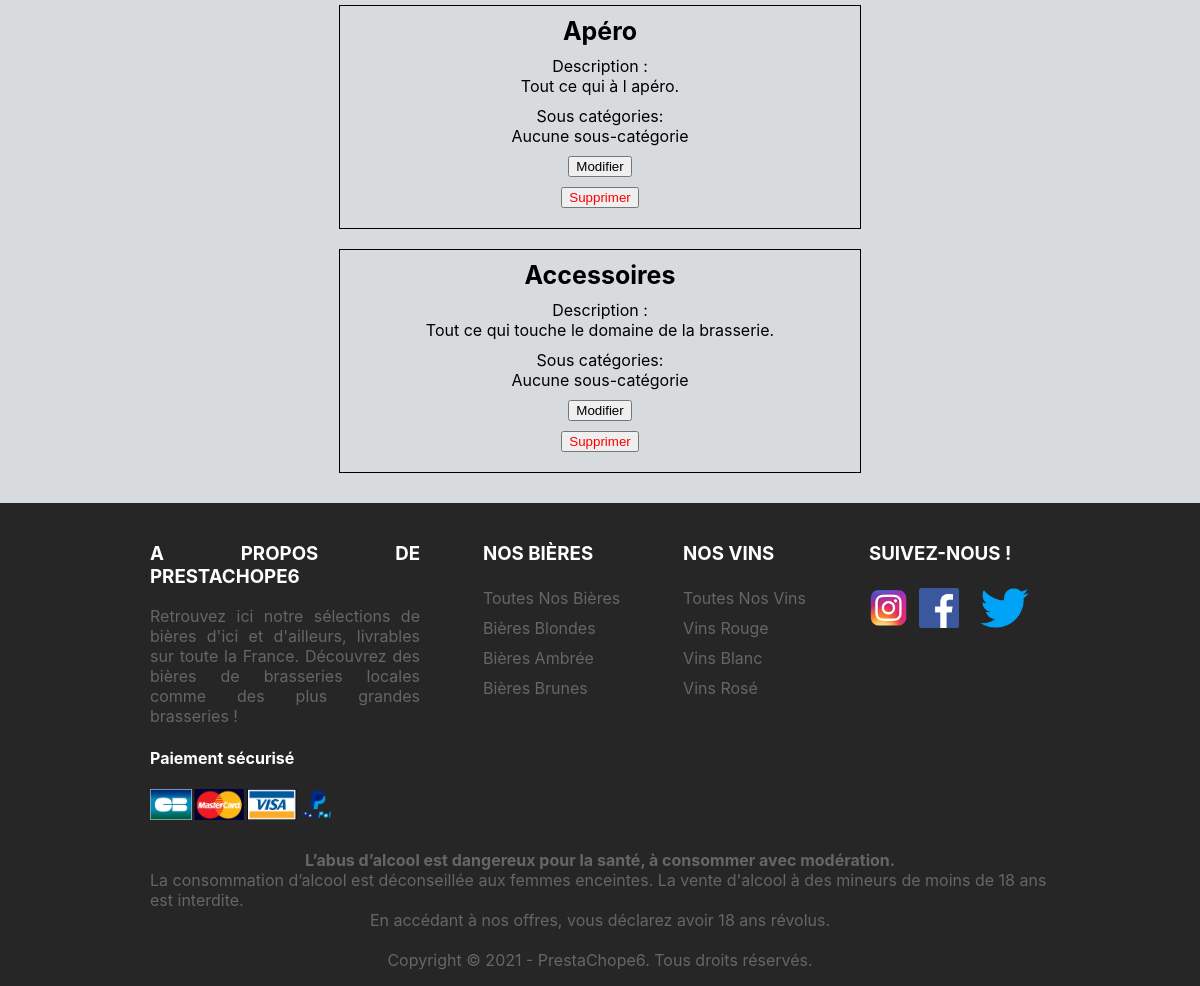
The app's page /PrestaChope/index.php?page=catégories (signed in, lower part), older data.
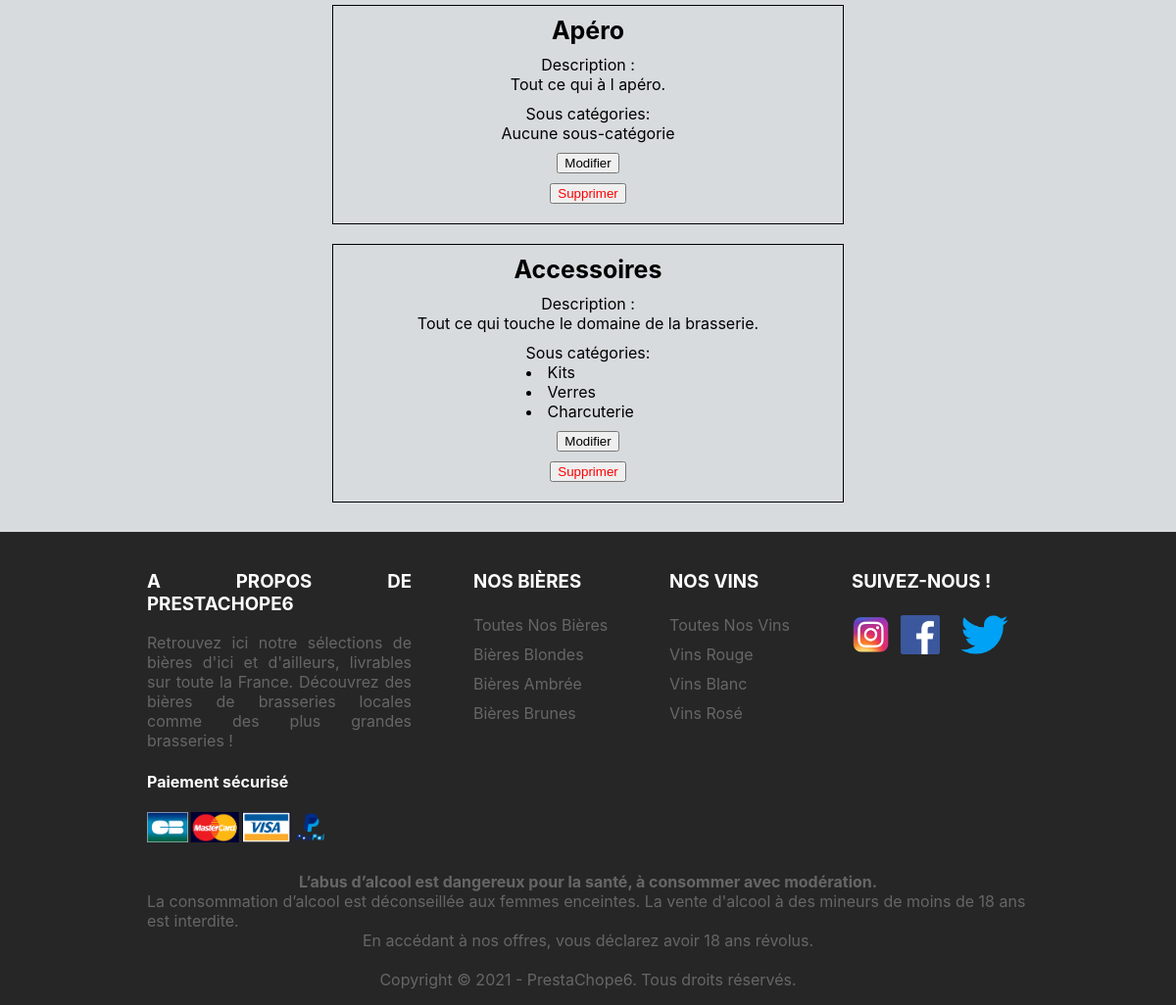
The same page, newer data.
### tables this page shows
CREATE TABLE categories(
        Id          Int  Auto_increment  NOT NULL ,
        nom         Varchar (50) NOT NULL ,
        description Varchar (50) NOT NULL
	,CONSTRAINT categories_PK PRIMARY KEY (Id)
);

CREATE TABLE souscategories(
        Id            Int  Auto_increment  NOT NULL ,
        nom           Varchar (50) NOT NULL ,
        Id_Categories Int NOT NULL
	,CONSTRAINT souscategories_PK PRIMARY KEY (Id)
	,CONSTRAINT souscategories_categories_FK FOREIGN KEY (Id_Categories) REFERENCES categories(Id)
);

### PrestaChope/pages/catégories/ControllerCatégories.php (called while the page is built, shortened)
<?php
require_once('DAO/CatégoriesDAO.php');
class ControllerCatégories {
    function includeViewCatégories(){
        require_once ('Catégories.php');
    }
}

### PrestaChope/index.php (called while the page is built, shortened)
<?php
require_once('header.php');
$page = "accueil";
if (!empty($_GET['page'])) {
    $page = $_GET['page'];
}
SuperController::callPage($page);
require_once('footer.php');
?>

### PrestaChope/DAO/CatégoriesDAO.php (called while the page is built, shortened)
<?php
require_once('DTO/CatégoriesDTO.php');
require_once('DTO/SousCatégoriesDTO.php');
Class CatégoriesDAO {
    static function SearchAllCatégories_SousCatégories() {
        $bdd = DataBaseLinker::getConnexion();
        $reponse = $bdd->prepare("Select * from categories where Id >1");
        $reponse->execute();
        $rep = $reponse->fetchAll();
        if (!empty($rep)) {
            $tab = [];
            foreach ($rep as $value) {
                $cate = new CatégoriesDTO();
                $cate->setId($value['Id']);
                $cate->setNom($value['nom']);
                $cate->setDescription($value['description']);
                $scaté = self::SearchSousCatégories($value['Id']);
                $cate->setSouscatégories($scaté);
                $tab[] = $cate;
            }
            return $tab;
        }
        else {
            return null;
        }
    }
    static function SearchSousCatégories($id) {
        $bdd = DataBaseLinker::getConnexion();
        $reponse = $bdd->prepare('Select * from souscategories where Id_Categories = ?');
        $reponse->execute(array($id));
        $scat = $reponse->fetchAll();
        if ($scat) {
            $tab = [];
            foreach ($scat as $sous_caté) {
                $souscat = new SousCatégoriesDTO();
                $souscat->setId($sous_caté['Id']);
                $souscat->setNom($sous_caté['nom']);
                $tab[] = $souscat;
            }
            return $tab;
        }
        else {
            return null;
        }
    }
}

### PrestaChope/DTO/CatégoriesDTO.php (called while the page is built)
<?php
Class CatégoriesDTO {
    private $id;
    private $nom;
    private $description;
    private $souscatégories = [];
    function getId() {
        return $this->id;
    }
    function getNom() {
        return $this->nom;
    }
    function getDescription() {
        return $this->description;
    }
    function getSouscatégories() {
        return $this->souscatégories;
    }
    function setId($id): void {
        $this->id = $id;
    }
    function setNom($nom): void {
        $this->nom = $nom;
    }
    function setDescription($description): void {
        $this->description = $description;
    }
    function setSouscatégories($souscatégories): void {
        $this->souscatégories = $souscatégories;
    }
}

### PrestaChope/DTO/SousCatégoriesDTO.php (called while the page is built, shortened)
<?php
Class SousCatégoriesDTO{
    private $nom;
    function getNom() {
        return $this->nom;
    }
    function setNom($nom): void {
        $this->nom = $nom;
    }
}

### PrestaChope/pages/catégories/Catégories.php (the view, shortened to what the changed rows need)
<html>
    <head>
        <link rel="stylesheet" type="text/css" href="assets/css/categories.css">
    </head>
    <body>
        <main>
            <div class="divCatégories">
                <?php
                $allCaté = CatégoriesDAO::SearchAllCatégories_SousCatégories();
                if ($allCaté != null) {
                    foreach ($allCaté as $value) {
                        ?>
                        <div class="laCatégorie">
                            <div class="nomCatégorie">
                                <?php echo $value->getNom(); ?>
                            </div>
                            <div class="descCatégorie">
                                <span>Description :</span>
                                <span><?php echo $value->getDescription(); ?></span>
                            </div>
                            <?php
                            if (!empty($value->getSouscatégories())) {
                                ?>
                                <div class="sousCatégorie">
                                    <span>Sous catégories:</span>
                                    <?php
                                    foreach ($value->getSouscatégories() as $souscaté) {
                                        ?>
                                        <li> <?php echo $souscaté->getNom(); ?></li>
                                        <?php
                                    }
                                    ?>
                                </div>
                                <?php
                            }
                            else {
                                ?>
                                <div class="noSousCatégorie">
                                    <span>Sous catégories:</span>
                                    <span>Aucune sous-catégorie</span>
                                </div>
                                <?php
                            }
                            ?>
                            <a href="index.php?page=modifCatégorie&caté=<?php echo $value->getId(); ?>"><button> Modifier </button></a>
                            <a href="index.php?page=deleteCatégorie&id=<?php echo $value->getId(); ?>"><button class="btnDelCate" >Supprimer</button></a>
                        </div>
                        <?php
                    }
                    ?>
                    <?php
                }
                ?>
            </div>
        </main>
    </body>
</html>

Row changes from the older to the newer data that the page shows:
shown differently, row unchanged: categories "Accessoires": no longer shows "Aucune sous-catégorie"
added souscategories: nom "Kits", shown under categories "Accessoires"
added souscategories: nom "Verres", shown under categories "Accessoires"
added souscategories: nom "Charcuterie", shown under categories "Accessoires"
